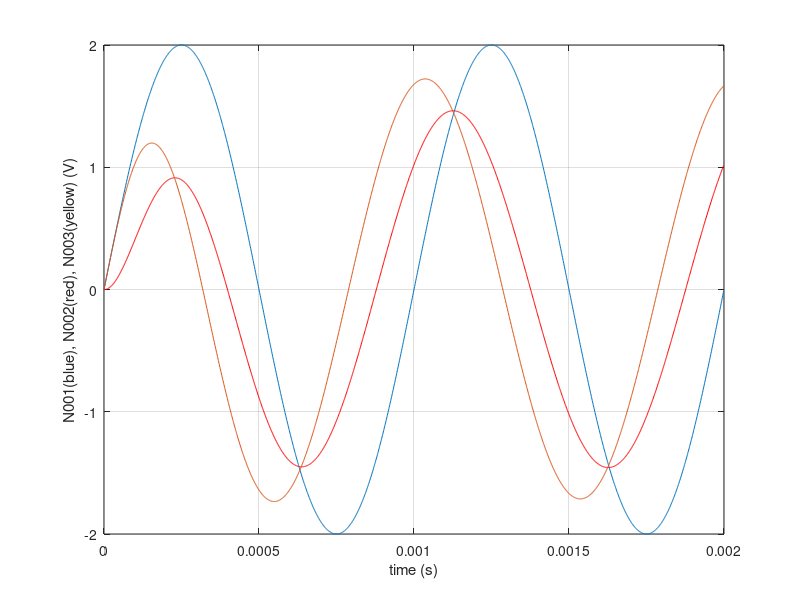
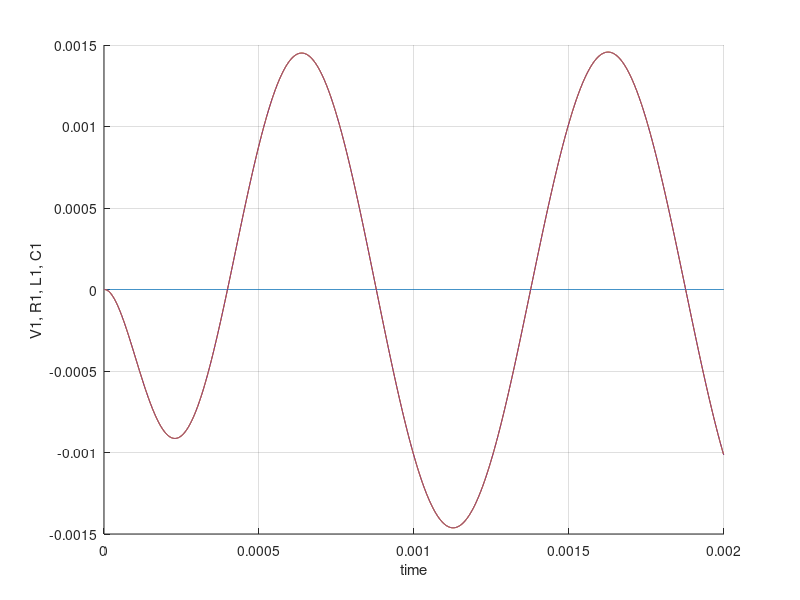

MATLAB code for these plots, in order:

clear all;
close all;
clc;

data=load('sim2out_rlc.txt');
time = data(:,1);
n001 = data(:,2);
n002 = data(:,3);
n003 = data(:,4);

figure(1);clf;
plot(time, n001);
hold on;
plot(time, n002,'r');
plot(time, n003);
grid on;
xlabel('time (s)');
ylabel('N001(blue), N002(red), N003(yellow) (V)');
%xlim([0 1*10^(-2)]);


figure(2);clf;
hold on;

v1 = data(:,5);
r1 = data(:,6);
l1 = data(:,7);
c1 = data(:,8);

plot(time, v1);
plot(time, r1);
plot(time, l1);
plot(time, c1);
grid on;
xlabel('time');
ylabel('V1, R1, L1, C1');
